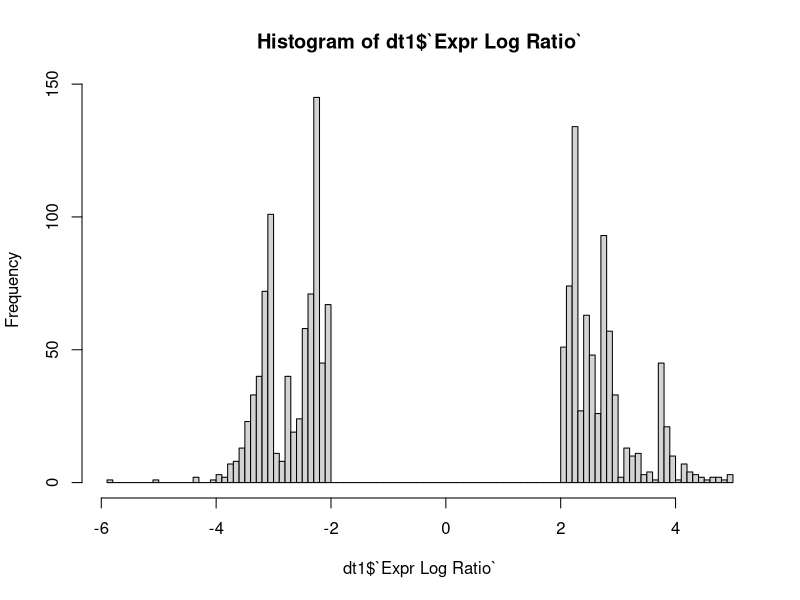

Here is the R script that generated this plot: (Note: this script raises an error after producing the figure.)
# |-----------------------------------------------------------------------|
# | Project:         TRAMP MeDIP-seq Data Analysis                        |
# | Experiment:                                                           |
# | Compound Number:                                                      |
# | Script:          Analysis of DMR                                      | 
# | Scientists:      Wenji Li,  Davit Sargsyan                            |         
# | Created:         08/10/2017                                           |
# |-----------------------------------------------------------------------|
# Source: http://www.sthda.com/english/wiki/ggplot2-quick-correlation-matrix-heatmap-r-software-and-data-visualization
# Header----
require(data.table)
require(ggplot2)

# Read data from CSV----
# Positive vs. negative controls
dt1 <- fread("data/all_undo_aug 2017-filtered.csv")

# Remove Location and Type(s)
dt1 <- droplevels(subset(dt1,
                         select = -c(Location,
                                     `Type(s)`)))
dt1 <- unique(dt1)

# 2. Remove rows with less than 4-fold change----
dt1 <- subset(dt1, 
              `Expr Log Ratio` < -2 |
                `Expr Log Ratio` > 2)
hist(dt1$`Expr Log Ratio`, 100)

# Keep only upstream, inside and downstream locations----
table(dt1$Note)
dt1 <- droplevels(subset(dt1,
                         Note %in% c("upstream",
                                     "inside",
                                     "downstream")))
dt1$Note <- factor(dt1$Note,
                            levels = c("upstream",
                                       "inside",
                                       "downstream"),
                            labels = c("Promoter",
                                       "Body",
                                       "Downstream"))

# Concatenate gene and region IDs----
length(unique(dt1$Symbol))
length(unique(dt1$ID))

dt1$id <- paste(dt1$ID,
                dt1$Note,
                sep = "_")
length(unique(dt1$id))
summary(dt1)

# Duplicates
tmp <- dt1[id %in% dt1$id[duplicated(dt1$id)], ]

# NOTE: multiple counts for same regions; note that
setkey(dt1, id)
dt1[, n := 1:.N,
    by = id]
dt1$id <- paste(dt1$id, 
                dt1$n,
                sep = "_")
length(unique(dt1$id))

# Order by foldchange----
dt1 <- dt1[order(`Expr Log Ratio`)]

# Top X upregulated regions
top.upreg <- dt1[1:100, ]
top.upreg$reg <- "Decreased Methylation" 
# Order by id
top.upreg <- top.upreg[order(id)]

# Top X downregulated regions----
top.downreg <- dt1[(nrow(dt1) - 99):nrow(dt1)]  
top.downreg$reg <- "Increased Methylaton"
# Order by id
top.downreg <- top.downreg[order(id)]

# Merge
dt2 <- rbindlist(list(top.upreg,
                      top.downreg))
dt2$id <- factor(dt2$id,
                 levels = rev(dt2$id))
dt2$reg <- factor(dt2$reg,
                  levels = unique(dt2$reg))

# Save to CSV
write.csv(dt2,
          file = "tmp/MeDIP_Wenji_TopUp_TopDown.csv",
          row.names = FALSE)

# Heatmap of top genes
p1 <- ggplot(data = dt2) +
  facet_wrap(~ reg,
             scales = "free_y") +
  geom_tile(aes(x =  Note,
                y = id,
                fill = `Expr Log Ratio`),
            color = "black") +
  scale_fill_gradient2(low = "red", 
                       high = "green", 
                       mid = "black", 
                       midpoint = 0, 
                       limit = c(-6, 6), 
                       name="") +
  scale_x_discrete("Location",
                   expand = c(0, 0)) + 
  scale_y_discrete("Gene  and Region",
                   expand = c(0, 0)) +
  ggtitle("Log2(TRAMP/C57) of Top 100 Increased\n and Top 100 Desreased Methylation Regions")  +
  theme(axis.text.x = element_text(angle = 20,
                                   hjust = 1),
        plot.title = element_text(hjust = 0.5),
        legend.position = "top")
p1
tiff(filename = "tmp/MeDIP_Wenji_TopUp_TopDown.tiff",
     height = 12,
     width = 10,
     units = 'in',
     res = 300,
     compression = "lzw+p")
print(p1)
graphics.off()

# Figure for Futured Article----
# Top X upregulated regions
top.upreg <- dt1[1:25, ]
top.upreg$reg <- "Decreased Methylation" 
# Order by id
top.upreg <- top.upreg[order(id)]

# Top X downregulated regions----
top.downreg <- dt1[(nrow(dt1) - 24):nrow(dt1)]  
top.downreg$reg <- "Increased Methylaton"
# Order by id
top.downreg <- top.downreg[order(id)]

# Merge
dt2 <- rbindlist(list(top.upreg,
                      top.downreg))
dt2$id <- factor(dt2$id,
                 levels = rev(dt2$id))
dt2$reg <- factor(dt2$reg,
                  levels = unique(dt2$reg))

# Save to CSV
write.csv(dt2,
          file = "tmp/MeDIP_Wenji_TopUp_TopDown_25.csv",
          row.names = FALSE)

# Heatmap of top genes
p1 <- ggplot(data = dt2) +
  facet_wrap(~ reg,
             scales = "free_y") +
  geom_tile(aes(x =  Note,
                y = id,
                fill = `Expr Log Ratio`),
            color = "black") +
  scale_fill_gradient2(low = "red", 
                       high = "green", 
                       mid = "black", 
                       midpoint = 0, 
                       limit = c(-6, 6), 
                       name="Methylation Difference") +
  scale_x_discrete("Location",
                   expand = c(0, 0)) + 
  scale_y_discrete("Gene  and Region",
                   expand = c(0, 0)) +
  ggtitle("")  +
  theme(axis.text.x = element_text(angle = 20,
                                   hjust = 1),
        legend.title = element_text(hjust = 0.5),
        legend.position = "bottom")
p1
tiff(filename = "tmp/MeDIP_Wenji_TopUp_TopDown_25.tiff",
     height = 6,
     width = 7,
     units = 'in',
     res = 600,
     compression = "lzw+p")
print(p1)
graphics.off()
